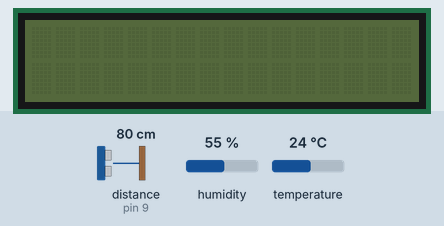
The sketch below on a simulated Arduino Uno, built with avr-gcc and run on an emulated ATmega328P. Parts: 16×2 character LCD. Wiring (inferred from the names in the program): ultrasonic range finder: trigger pin 8; echo pin 9. The test bench sets the inputs (shaded band); at power-on: distance to the obstacle (sensor on pin 9) 80 cm, temperature 24 °C, humidity 55 %. The echo pulse lasts 58.3 µs per cm; the local clock reads 2024-03-15 10:24:30 at power-on unless the sketch sets it; what the sketch prints to the serial monitor is not drawn.

Above: at 9.1 s.
9.2 s: distance to the obstacle (sensor on pin 9) set to 2 cm
At 11.6 s:
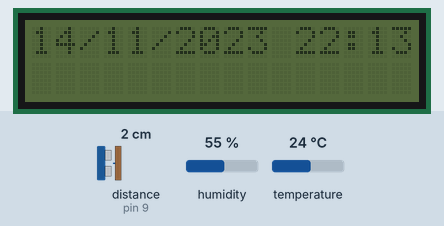
12.2 s: temperature set to 12 °C
At 14.6 s:
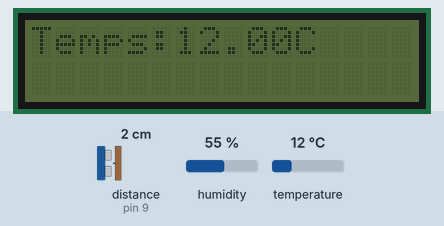
15.2 s: humidity set to 22 %
At 17.8 s:
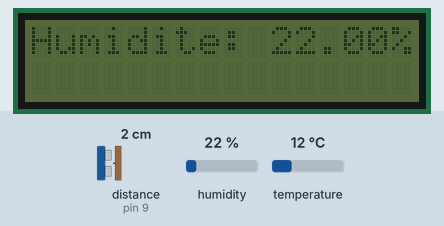
18.2 s: distance to the obstacle (sensor on pin 9) set to 35 cm
At 21.1 s:
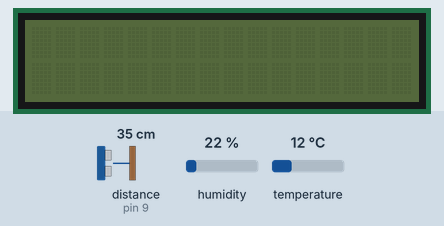
22.2 s: distance to the obstacle (sensor on pin 9) set to 4 cm
At 24.6 s:
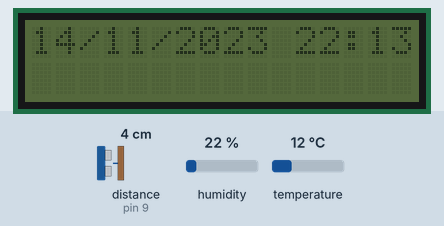
25.3 s: temperature set to 19 °C
At 27.6 s:
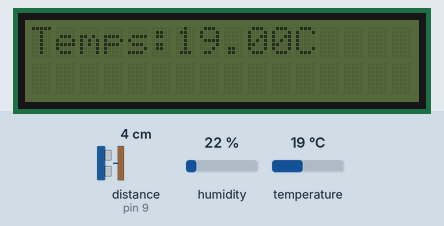
Timing chart, 0 to 29.1 s (numbered marks = the images above; inputs shaded):
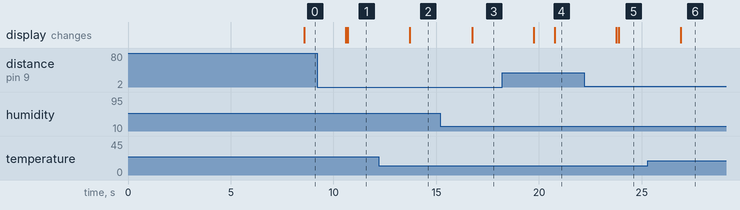

Measured:
- after the input at 12.2 s, the display: changes after 1.5 s (image 2)
- after the input at 15.2 s, the display: changes after 1.5 s (image 3)
- after the input at 25.3 s, the display: changes after 1.6 s (image 6)

The sketch:

sketch_may14a.ino
```cpp
#include <LiquidCrystal_I2C.h>
#include <LiquidCrystal.h>

//Importation des librairies

#include "rgb_lcd.h"
#include "Wire.h"
#include <RTClib.h>
#include "DHT.h"
#include "Ultrasonic.h"

#define DHTPIN 2
#define DHTTYPE DHT22
#define BACKLIGHT_PIN 13
DHT dht(DHTPIN, DHTTYPE);
RTC_PCF8523 rtc;
LiquidCrystal_I2C lcd(0x27, 16, 2);

//Déclratation des variables
const int colorR = 0;
const int colorG = 80;
const int colorB = 150;
const char * daysOfTheWeek[] = {"Dimanche", "Lundi", "Mardi", "Mercredi", "Jeudi", "Vendredi", "Samedi"};
const int trigPin = 8; // Trigger (emission)
const int echoPin = 9; // Echo (réception)
long duree; // durée de l'echo
int distance; // distance


void setup() {
  //Lancement des modules (RTC, Ecran et capteur DHT22)
  dht.begin();
  lcd.begin(16, 2);
  pinMode(trigPin, OUTPUT);
  pinMode(echoPin, INPUT);
  Serial.begin(9600);
  while (!Serial) {}
  Serial.println("Test 1");
  if (! rtc.begin()){
  Serial.println("RTC introuvable");
  while (true);
  delay(500);
  }
  Serial.println("Fin Test 1");
  delay(500);
  Serial.println("Ajustement de l'heure en cours...");
  rtc.adjust(DateTime(F(__DATE__), F(__TIME__))); // <<-- mettre ici l'heure exacte
  delay(5000);
  if (rtc.initialized()){
    Serial.println("RTC initialisee");
    delay(1000);
  }
  else{
    Serial.println("RTC non initialisee");
    delay(1000);
  }
    Serial.println("Fin ajustement de l'heure");
    delay(1000);
    lcd.clear();
}


void loop() {

   //Capteur Ultra-son
   digitalWrite(trigPin, LOW);
   delayMicroseconds(5);
   digitalWrite(trigPin, HIGH);
   delayMicroseconds(10);
   digitalWrite(trigPin, LOW);

   // Écoute de l'écho
   duree = pulseIn(echoPin, HIGH);

   // Calcul de la distance
   distance = duree*0.034/2;

   // Affichage de la distance dans le Moniteur Série
   Serial.print("Distance : ");
   Serial.print(distance);
   Serial.println("cm");
   delay(1000);

  if(distance <= 30){
  //Position du curseur sur l'écran
  lcd.setCursor(0, 0);
  lcd.display();

  //Application du module RTC
  DateTime now = rtc.now();
  delay(100);
  lcd.print(now.day(), DEC);
  lcd.print('/');
  lcd.print(now.month(), DEC);
  lcd.print('/');
  lcd.print(now.year(), DEC);
  lcd.print(' ');
  lcd.print(now.hour(), DEC);
  lcd.print(':');
  lcd.print(now.minute(), DEC);
  delay(3000);

  //Application du capteur DHT22
  lcd.clear();
  lcd.print("Temps:" + String(dht.readTemperature())+"C");
  delay(3000);
  lcd.clear();
  lcd.println("Humidite: " + String(dht.readHumidity())+"%");
  delay(3000);
  lcd.clear();
  }
  else{
    lcd.noDisplay();
    lcd.noBacklight();
  }
}
```
